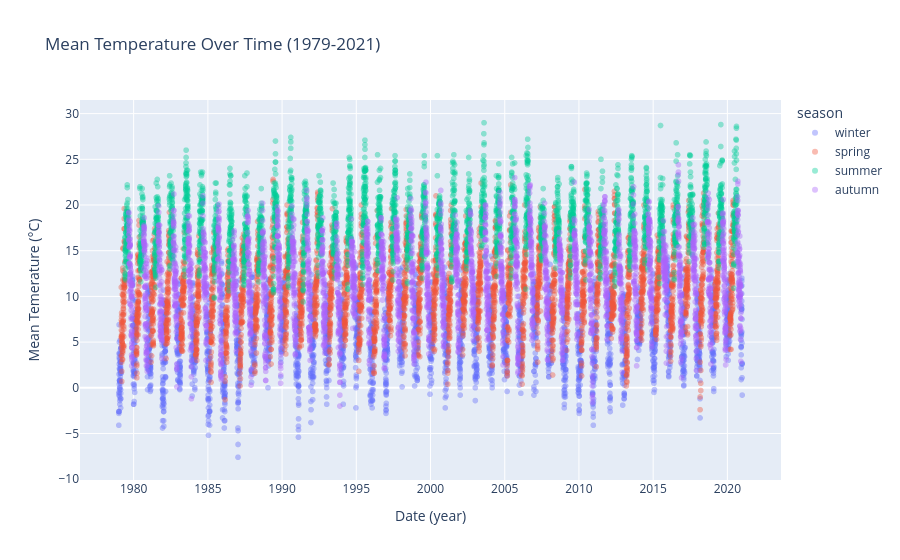

Notebook code cell kept with this figure:
### Markdown cell above
### 3. Exploratory Data Analysis (EDA)

### Code cell
fig1 = px.scatter(df, x="date", y="mean_temp", color="season",
           opacity=0.4, trendline_color_override="black",
           title="Mean Temperature Over Time (1979-2021)",
           labels={"mean_temp": "Mean Temerature (°C)", "date": "Date (year)"})

fig1.show()
fig1.write_html("figures/temp_over_time.html")

### Figure 1 — Plotly figure (JSON) as saved in the notebook; plotly's stock layout.template omitted (floating-point values rounded to 4 significant figures; data arrays with more than 128 entries replaced by an {"elided": "..."} marker saying what was removed)
{"data": [{"hovertemplate": "season=winter<br>Date (year)=%{x}<br>Mean Temerature (°C)=%{y}<extra></extra>", "legendgroup": "winter", "marker": {"color": "#636efa", "opacity": 0.4, "symbol": "circle"}, "mode": "markers", "name": "winter", "showlegend": true, "type": "scattergl", "x": {"elided": "3787 str values"}, "xaxis": "x", "y": {"elided": "3787 float values"}, "yaxis": "y"}, {"hovertemplate": "season=spring<br>Date (year)=%{x}<br>Mean Temerature (°C)=%{y}<extra></extra>", "legendgroup": "spring", "marker": {"color": "#EF553B", "opacity": 0.4, "symbol": "circle"}, "mode": "markers", "name": "spring", "showlegend": true, "type": "scattergl", "x": {"elided": "3861 str values"}, "xaxis": "x", "y": {"elided": "3861 float values"}, "yaxis": "y"}, {"hovertemplate": "season=summer<br>Date (year)=%{x}<br>Mean Temerature (°C)=%{y}<extra></extra>", "legendgroup": "summer", "marker": {"color": "#00cc96", "opacity": 0.4, "symbol": "circle"}, "mode": "markers", "name": "summer", "showlegend": true, "type": "scattergl", "x": {"elided": "3842 str values"}, "xaxis": "x", "y": {"elided": "3842 float values"}, "yaxis": "y"}, {"hovertemplate": "season=autumn<br>Date (year)=%{x}<br>Mean Temerature (°C)=%{y}<extra></extra>", "legendgroup": "autumn", "marker": {"color": "#ab63fa", "opacity": 0.4, "symbol": "circle"}, "mode": "markers", "name": "autumn", "showlegend": true, "type": "scattergl", "x": {"elided": "3821 str values"}, "xaxis": "x", "y": {"elided": "3821 float values"}, "yaxis": "y"}], "layout": {"legend": {"title": {"text": "season"}, "tracegroupgap": 0}, "title": {"text": "Mean Temperature Over Time (1979-2021)"}, "xaxis": {"anchor": "y", "domain": [0, 1], "title": {"text": "Date (year)"}}, "yaxis": {"anchor": "x", "domain": [0, 1], "title": {"text": "Mean Temerature (°C)"}}}}
